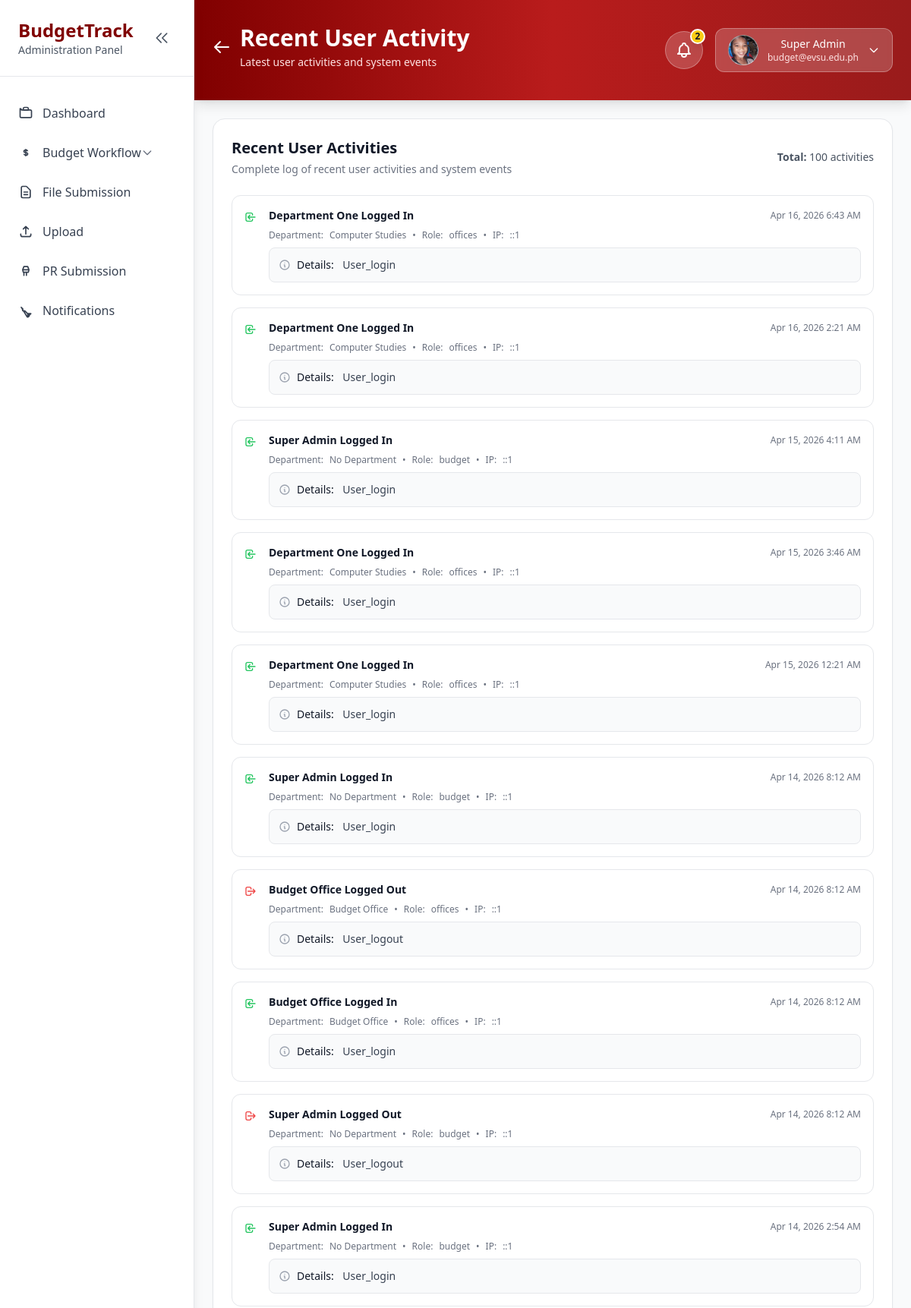
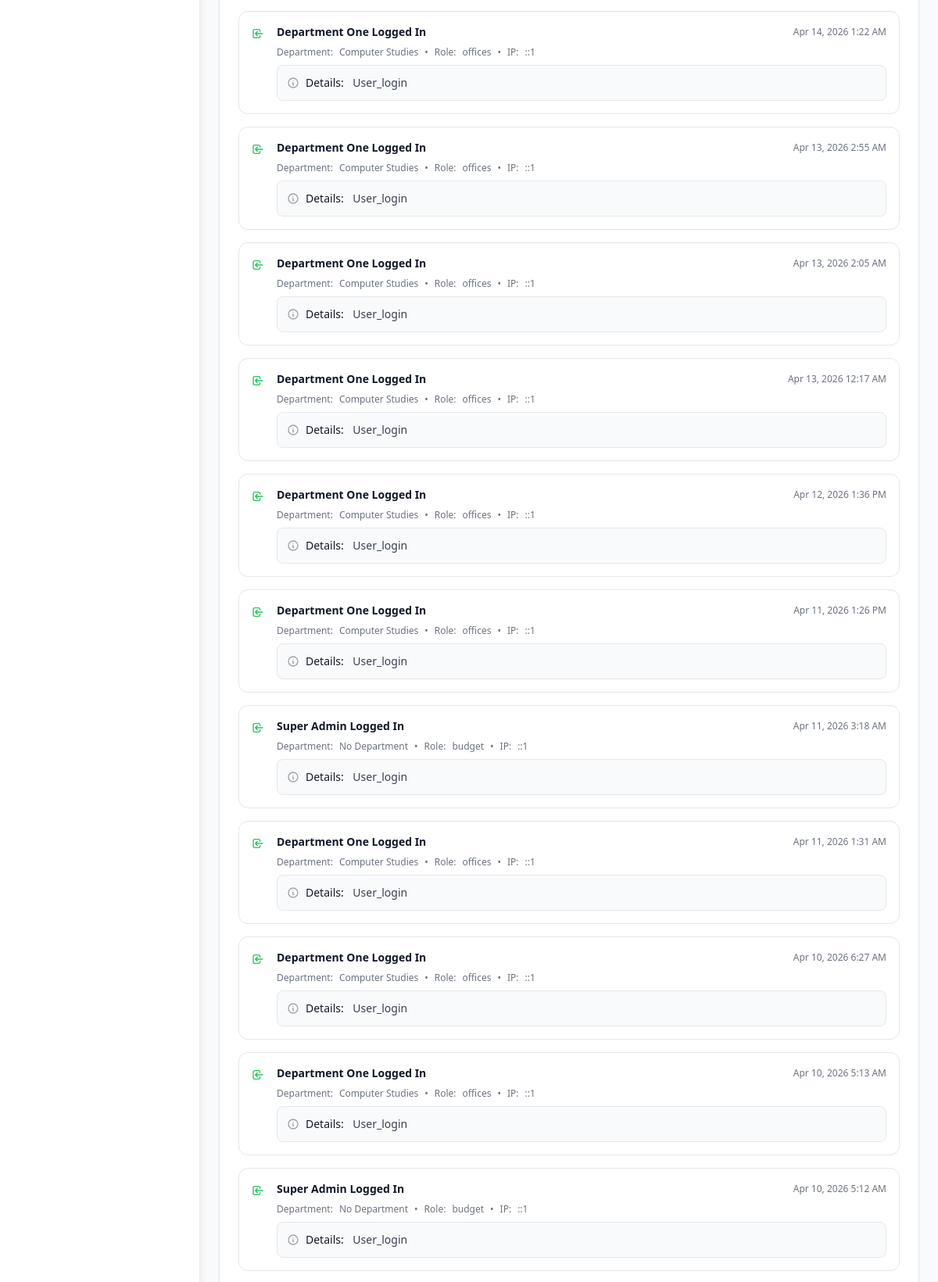
Screenshot of /pages/recent_activity.php (signed in, upper part) with the database file from the repository (2 pictures, top to bottom).
### tables this page shows
CREATE TABLE `user_activity_log` (
  `id` int(11) NOT NULL,
  `user_id` int(11) NOT NULL,
  `activity_type` enum('login','logout','password_change','profile_update') NOT NULL,
  `ip_address` varchar(45) DEFAULT NULL,
  `user_agent` text DEFAULT NULL,
  `activity_details` longtext DEFAULT NULL CHECK (json_valid(`activity_details`)),
  `created_at` timestamp NOT NULL DEFAULT current_timestamp()
);

CREATE TABLE `users` (
  `id` int(11) NOT NULL,
  `email` varchar(100) NOT NULL,
  `password_hash` varchar(255) NOT NULL,
  `first_name` varchar(50) NOT NULL,
  `last_name` varchar(50) NOT NULL,
  `middle_name` varchar(50) DEFAULT NULL,
  `employee_id` varchar(20) DEFAULT NULL,
  `department_id` int(11) DEFAULT NULL,
  `role_id` int(11) NOT NULL,
  `is_active` tinyint(1) DEFAULT 1,
  `last_login` timestamp NULL DEFAULT NULL,
  `created_by` int(11) DEFAULT NULL,
  `created_at` timestamp NOT NULL DEFAULT current_timestamp(),
  `updated_at` timestamp NOT NULL DEFAULT current_timestamp() ON UPDATE current_timestamp(),
  `profile_photo` varchar(500) DEFAULT NULL,
  `password_change_required` tinyint(1) DEFAULT 0
);

CREATE TABLE `departments` (
  `id` int(11) NOT NULL,
  `dept_name` varchar(100) NOT NULL,
  `dept_code` varchar(20) NOT NULL,
  `fiduciary_type` enum('Fiduciary','Non-Fiduciary') DEFAULT 'Non-Fiduciary',
  `parent_department_id` int(11) DEFAULT NULL,
  `dept_description` text DEFAULT NULL,
  `is_active` tinyint(1) DEFAULT 1,
  `created_at` timestamp NOT NULL DEFAULT current_timestamp(),
  `updated_at` timestamp NOT NULL DEFAULT current_timestamp() ON UPDATE current_timestamp()
);

CREATE TABLE `roles` (
  `id` int(11) NOT NULL,
  `role_name` varchar(50) NOT NULL,
  `role_description` text DEFAULT NULL,
  `created_at` timestamp NOT NULL DEFAULT current_timestamp(),
  `updated_at` timestamp NOT NULL DEFAULT current_timestamp() ON UPDATE current_timestamp()
);

### config/database.php (called while the page is built, shortened)
<?php
class Database {
    private $host = 'localhost';
    private $db_name = 'budgettrack_db';
    private $username = 'root';
    private $password = '';
    public function getConnection() {
        $this->conn = null;
        try {
            $this->conn = new PDO(
                "mysql:host=" . $this->host . ";dbname=" . $this->db_name . ";charset=utf8",
                $this->username,
                $this->password,
                array(
                    PDO::ATTR_ERRMODE => PDO::ERRMODE_EXCEPTION,
                    PDO::ATTR_DEFAULT_FETCH_MODE => PDO::FETCH_ASSOC,
                    PDO::ATTR_EMULATE_PREPARES => false
                )
            );
        } catch(PDOException $exception) {
            error_log("Database connection error: " . $exception->getMessage());
            if (defined('DEBUG') && DEBUG) {
                echo "Connection error: " . $exception->getMessage();
            } else {
                echo "Database connection failed. Please contact the administrator.";
            }
            return null;
        }
        return $this->conn;
    }
}
function getDB() {
    static $db = null;
    if ($db === null) {
        $database = new Database();
        $db = $database->getConnection();
    }
    return $db;
}
?>

### pages/recent_activity.php (the view, shortened to what this page needs)
<?php
require_once __DIR__ . '/../classes/UserActivity.php';
require_once __DIR__ . '/../components/profile_avatar.php';
$username = $_SESSION['user_name'] ?? 'Administrator';
$userEmail = $_SESSION['user_email'] ?? '';
$activityLogger = new UserActivity();
$recentActivities = $activityLogger->getRecentActivities(100);
function formatActivityDetails($activityDetails) {
    $decoded = json_decode($activityDetails, true);
    $parts = [];
    if (!empty($decoded['action'])) {
        $parts[] = ucfirst($decoded['action']);
    }
    return !empty($parts) ? implode(' • ', $parts) : null;
}
?>
<!DOCTYPE html>
<html lang="en">
<head>
    <script src="https://cdn.tailwindcss.com"></script>
</head>
<body class="bg-gray-50 font-inter">
    <div class="flex min-h-screen">
        <?php include __DIR__ . '/../components/admin_sidebar.php'; ?>
        <div class="flex-1 flex flex-col" data-main-content>
            <header class="bg-gradient-to-r from-maroon via-red-700 to-red-800 shadow-lg">
                <div class="px-6 py-8">
                    <div class="flex flex-wrap items-center justify-between gap-4">
                        <div>
                            <div class="flex items-center gap-3 mb-2">
                                <a href="admin_reports.php" class="text-white hover:text-red-100 transition-colors">
                                    <svg class="w-6 h-6" fill="none" stroke="currentColor" viewBox="0 0 24 24">
                                        <path stroke-linecap="round" stroke-linejoin="round" stroke-width="2" d="M10 19l-7-7m0 0l7-7m-7 7h18"></path>
                                    </svg>
                                </a>
                                <div>
                                    <h1 class="text-3xl font-bold text-white">Recent User Activity</h1>
                                    <p class="text-red-100 text-sm mt-1">Latest user activities and system events</p>
                                </div>
                            </div>
                        </div>
                        <div class="flex items-center gap-4">
                            <?php include __DIR__ . '/../components/notification_bell.php'; ?>
                            <div class="relative">
                                <button onclick="toggleProfileDropdown()" class="flex items-center space-x-3 bg-white bg-opacity-20 backdrop-blur-sm px-4 py-2 rounded-xl hover:bg-opacity-30 transition-colors border border-white border-opacity-30">
                                    <div class="text-white text-sm">
                                        <div class="font-medium"><?php echo htmlspecialchars($username); ?></div>
                                        <div class="text-xs text-red-100"><?php echo htmlspecialchars($userEmail); ?></div>
                                    </div>
                                    <svg class="w-4 h-4 text-white" fill="none" stroke="currentColor" viewBox="0 0 24 24">
                                        <path stroke-linecap="round" stroke-linejoin="round" stroke-width="2" d="M19 9l-7 7-7-7"></path>
                                    </svg>
                                </button>
                            </div>
                        </div>
                    </div>
                </div>
            </header>
            <div class="flex-1 p-6">
                <div class="max-w-7xl mx-auto">
                    <div class="bg-white rounded-2xl shadow-sm border border-gray-200 p-6">
                        <div class="flex items-center justify-between mb-6">
                            <div>
                                <h2 class="text-xl font-bold text-gray-900">Recent User Activities</h2>
                                <p class="text-sm text-gray-500 mt-1">Complete log of recent user activities and system events</p>
                            </div>
                            <div class="text-sm text-gray-600">
                                <span class="font-semibold">Total:</span> <?php echo count($recentActivities); ?> activities
                            </div>
                        </div>
                        <?php if (empty($recentActivities)): ?>
                            <div class="text-center py-12">
                                <svg class="w-16 h-16 mx-auto text-gray-300 mb-4" fill="none" stroke="currentColor" viewBox="0 0 24 24">
                                    <path stroke-linecap="round" stroke-linejoin="round" stroke-width="2" d="M9 5H7a2 2 0 00-2 2v10a2 2 0 002 2h8a2 2 0 002-2V7a2 2 0 00-2-2h-2M9 5a2 2 0 002 2h2a2 2 0 002-2M9 5a2 2 0 012-2h2a2 2 0 012 2m-6 9l2 2 4-4"></path>
                                </svg>
                                <h3 class="text-lg font-semibold text-gray-900 mb-2">No Activities Found</h3>
                                <p class="text-gray-500">No recent activities have been recorded yet.</p>
                            </div>
                        <?php else: ?>
                            <div class="space-y-4">
                                <?php foreach ($recentActivities as $activity): ?>
                                    <div class="border border-gray-200 rounded-xl p-4 hover:bg-gray-50 transition-colors">
                                        <div class="flex items-start gap-4">
                                            <div class="flex-shrink-0 mt-1">
                                                <?php echo $activityLogger->getActivityIcon($activity['activity_type']); ?>
                                            </div>
                                            <div class="flex-1 min-w-0">
                                                <div class="flex items-center justify-between mb-2">
                                                    <p class="text-sm font-semibold text-gray-900">
                                                        <span class="font-bold"><?php echo htmlspecialchars($activity['first_name'] . ' ' . $activity['last_name']); ?></span>
                                                        <?php echo $activityLogger->formatActivityType($activity['activity_type']); ?>
                                                    </p>
                                                    <p class="text-xs text-gray-500 whitespace-nowrap ml-4">
                                                        <?php echo date('M j, Y g:i A', strtotime($activity['created_at'])); ?>
                                                    </p>
                                                </div>
                                                <div class="flex items-center space-x-2 text-xs text-gray-500">
                                                    <span class="font-medium">Department:</span>
                                                    <span><?php echo htmlspecialchars($activity['dept_name'] ?? 'No Department'); ?></span>
                                                    <span class="mx-1">•</span>
                                                    <span class="font-medium">Role:</span>
                                                    <span><?php echo htmlspecialchars($activity['role_name'] ?? 'No Role'); ?></span>
                                                    <?php if ($activity['ip_address']): ?>
                                                        <span class="mx-1">•</span>
                                                        <span class="font-medium">IP:</span>
                                                        <span><?php echo htmlspecialchars($activity['ip_address']); ?></span>
                                                    <?php endif; ?>
                                                </div>
                                                <?php
                                                $formattedDetails = formatActivityDetails($activity['activity_details'] ?? '');
                                                if ($formattedDetails): ?>
                                                    <div class="mt-2 text-sm text-gray-700 bg-gray-50 rounded-lg p-3 border border-gray-200">
                                                        <div class="flex items-start gap-2">
                                                            <svg class="w-4 h-4 text-gray-400 mt-0.5 flex-shrink-0" fill="none" stroke="currentColor" viewBox="0 0 24 24">
                                                                <path stroke-linecap="round" stroke-linejoin="round" stroke-width="2" d="M13 16h-1v-4h-1m1-4h.01M21 12a9 9 0 11-18 0 9 9 0 0118 0z"></path>
                                                            </svg>
                                                            <div class="flex-1">
                                                                <span class="font-medium text-gray-900">Details:</span>
                                                                <span class="ml-2"><?php echo $formattedDetails; ?></span>
                                                            </div>
                                                        </div>
                                                    </div>
                                                <?php endif; ?>
                                            </div>
                                        </div>
                                    </div>
                                <?php endforeach; ?>
                            </div>
                        <?php endif; ?>
                    </div>
                </div>
            </div>
        </div>
    </div>
</body>
</html>

### classes/UserActivity.php (shortened to what this page needs)
<?php
require_once __DIR__ . '/../config/database.php';
class UserActivity {
    private $conn;
    private $table_name = 'user_activity_log';
    public function __construct() {
        $this->conn = getDB();
    }
    public function getRecentActivities($limit = 20) {
        $query = "SELECT ual.*, u.first_name, u.last_name, u.email, d.dept_name, r.role_name
                  FROM " . $this->table_name . " ual
                  LEFT JOIN users u ON ual.user_id = u.id
                  LEFT JOIN departments d ON u.department_id = d.id
                  LEFT JOIN roles r ON u.role_id = r.id
                  ORDER BY ual.created_at DESC
                  LIMIT :limit";
        $stmt = $this->conn->prepare($query);
        $stmt->bindParam(':limit', $limit, PDO::PARAM_INT);
        $stmt->execute();
        return $stmt->fetchAll(PDO::FETCH_ASSOC);
    }
    public function formatActivityType($activity_type) {
        switch ($activity_type) {
            case 'login':
                return 'Logged In';
            case 'logout':
                return 'Logged Out';
        }
    }
    public function getActivityIcon($activity_type) {
        switch ($activity_type) {
            case 'login':
                return '<svg class="w-4 h-4 text-green-500" fill="none" stroke="currentColor" viewBox="0 0 24 24">
                    <path stroke-linecap="round" stroke-linejoin="round" stroke-width="2" d="M11 16l-4-4m0 0l4-4m-4 4h14m-5 4v1a3 3 0 01-3 3H6a3 3 0 01-3-3V7a3 3 0 013-3h7a3 3 0 013 3v1"></path>
                </svg>';
            case 'logout':
                return '<svg class="w-4 h-4 text-red-500" fill="none" stroke="currentColor" viewBox="0 0 24 24">
                    <path stroke-linecap="round" stroke-linejoin="round" stroke-width="2" d="M17 16l4-4m0 0l-4-4m4 4H7m6 4v1a3 3 0 01-3 3H6a3 3 0 01-3-3V7a3 3 0 013-3h4a3 3 0 013 3v1"></path>
                </svg>';
        }
    }
}
?>

### components/admin_sidebar.php (style rules this page uses)
:root { --sidebar-expanded-width: 256px; --sidebar-collapsed-width: 80px; }
[data-main-content] { margin-left: var(--sidebar-expanded-width); transition: margin-left 0.3s ease; }

### rows the page displays
user_activity_log: user.last_name "Department One", activity_type "Logged In", created_at "Apr 16, 2026 6:43 AM", departments.dept_name "Computer Studies", roles.role_name "offices", ip_address "::1", activity_details "User_login"
user_activity_log: user.last_name "Department One", activity_type "Logged In", created_at "Apr 16, 2026 2:21 AM", departments.dept_name "Computer Studies", roles.role_name "offices", ip_address "::1", activity_details "User_login"
user_activity_log: user.last_name "Super Admin", activity_type "Logged In", created_at "Apr 15, 2026 4:11 AM", dept_name "No Department", roles.role_name "budget", ip_address "::1", activity_details "User_login"
user_activity_log: user.last_name "Department One", activity_type "Logged In", created_at "Apr 15, 2026 3:46 AM", departments.dept_name "Computer Studies", roles.role_name "offices", ip_address "::1", activity_details "User_login"
user_activity_log: user.last_name "Department One", activity_type "Logged In", created_at "Apr 15, 2026 12:21 AM", departments.dept_name "Computer Studies", roles.role_name "offices", ip_address "::1", activity_details "User_login"
user_activity_log: user.last_name "Super Admin", activity_type "Logged In", created_at "Apr 14, 2026 8:12 AM", dept_name "No Department", roles.role_name "budget", ip_address "::1", activity_details "User_login"
user_activity_log: user.last_name "Budget Office", activity_type "Logged Out", created_at "Apr 14, 2026 8:12 AM", departments.dept_name "Budget Office", roles.role_name "offices", ip_address "::1", activity_details "User_logout"
user_activity_log: user.last_name "Budget Office", activity_type "Logged In", created_at "Apr 14, 2026 8:12 AM", departments.dept_name "Budget Office", roles.role_name "offices", ip_address "::1", activity_details "User_login"
user_activity_log: user.last_name "Super Admin", activity_type "Logged Out", created_at "Apr 14, 2026 8:12 AM", dept_name "No Department", roles.role_name "budget", ip_address "::1", activity_details "User_logout"
user_activity_log: user.last_name "Super Admin", activity_type "Logged In", created_at "Apr 14, 2026 2:54 AM", dept_name "No Department", roles.role_name "budget", ip_address "::1", activity_details "User_login"
user_activity_log: user.last_name "Department One", activity_type "Logged In", created_at "Apr 14, 2026 1:22 AM", departments.dept_name "Computer Studies", roles.role_name "offices", ip_address "::1", activity_details "User_login"
user_activity_log: user.last_name "Department One", activity_type "Logged In", created_at "Apr 13, 2026 2:55 AM", departments.dept_name "Computer Studies", roles.role_name "offices", ip_address "::1", activity_details "User_login"
user_activity_log: user.last_name "Department One", activity_type "Logged In", created_at "Apr 13, 2026 2:05 AM", departments.dept_name "Computer Studies", roles.role_name "offices", ip_address "::1", activity_details "User_login"
user_activity_log: user.last_name "Department One", activity_type "Logged In", created_at "Apr 13, 2026 12:17 AM", departments.dept_name "Computer Studies", roles.role_name "offices", ip_address "::1", activity_details "User_login"
user_activity_log: user.last_name "Department One", activity_type "Logged In", created_at "Apr 12, 2026 1:36 PM", departments.dept_name "Computer Studies", roles.role_name "offices", ip_address "::1", activity_details "User_login"
user_activity_log: user.last_name "Department One", activity_type "Logged In", created_at "Apr 11, 2026 1:26 PM", departments.dept_name "Computer Studies", roles.role_name "offices", ip_address "::1", activity_details "User_login"
user_activity_log: user.last_name "Super Admin", activity_type "Logged In", created_at "Apr 11, 2026 3:18 AM", dept_name "No Department", roles.role_name "budget", ip_address "::1", activity_details "User_login"
user_activity_log: user.last_name "Department One", activity_type "Logged In", created_at "Apr 11, 2026 1:31 AM", departments.dept_name "Computer Studies", roles.role_name "offices", ip_address "::1", activity_details "User_login"
user_activity_log: user.last_name "Department One", activity_type "Logged In", created_at "Apr 10, 2026 6:27 AM", departments.dept_name "Computer Studies", roles.role_name "offices", ip_address "::1", activity_details "User_login"
user_activity_log: user.last_name "Department One", activity_type "Logged In", created_at "Apr 10, 2026 5:13 AM", departments.dept_name "Computer Studies", roles.role_name "offices", ip_address "::1", activity_details "User_login"
user_activity_log: user.last_name "Super Admin", activity_type "Logged In", created_at "Apr 10, 2026 5:12 AM", dept_name "No Department", roles.role_name "budget", ip_address "::1", activity_details "User_login"

### other values shown
$unreadCount "2"
$username "Super Admin"
$userEmail "budget@evsu.edu.ph"
count($recentActivities) "100"
